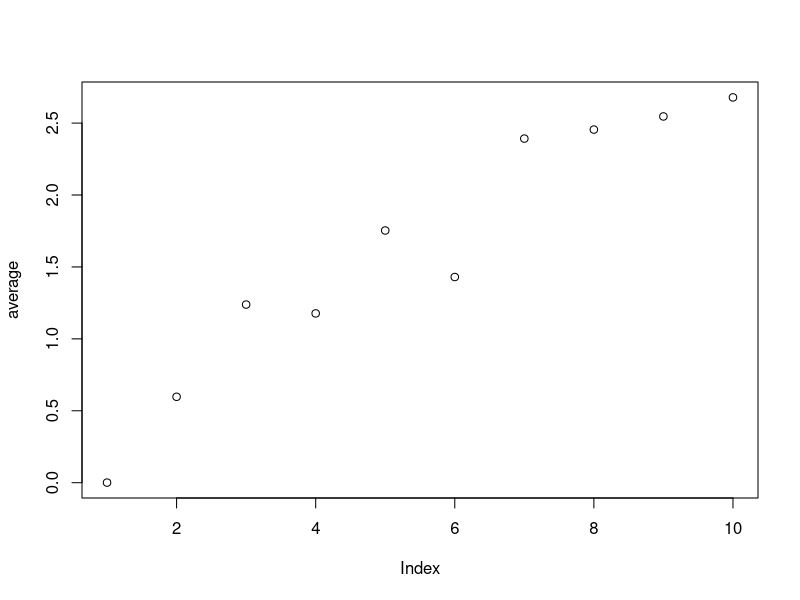

Recreate this plot in R.
# Question 1.c)

#dimension 1
require(proxy)
a=matrix(runif(1000),ncol=1) 
b=matrix(rnorm(100),ncol=1) 
dist_mat=proxy::dist(a,b)
min1_1=min(dist_mat[,1])
min1_1
x1=c(min1_1)
average1=ave(x1)
average1=as.matrix(average1)
x1_1=average1[1,]
x1_1
#dimension 2
a2=matrix(runif(2000),ncol=2) 
b2=matrix(rnorm(200),ncol=2) 
dist_mat2=proxy::dist(a2,b2)
min2_1=min(dist_mat2[,1])
min2_1
min2_2=min(dist_mat2[,2])
min2_2
x2=c(min2_1,min2_2)
average2=ave(x2)
average2=as.matrix(average2)
x2_1=average2[1,]
x2_1
#dimension 3
a3=matrix(runif(3000),ncol=3) 
b3=matrix(rnorm(300),ncol=3) 
dist_mat3=proxy::dist(a3,b3)
min3_1=min(dist_mat3[,1])
min3_1
min3_2=min(dist_mat3[,2])
min3_2
min3_3=min(dist_mat3[,3])
min3_3
x3=c(min3_1,min3_2,min3_3)
average3=ave(x3)
average3=as.matrix(average3)
x3_1=average3[1,]
x3_1
#dimension 4
a4=matrix(runif(4000),ncol=4) 
b4=matrix(rnorm(400),ncol=4) 
dist_mat4=proxy::dist(a4,b4)
min4_1=min(dist_mat4[,1])
min4_1
min4_2=min(dist_mat4[,2])
min4_2
min4_3=min(dist_mat4[,3])
min4_3
min4_4=min(dist_mat4[,4])
min4_4
x4=c(min4_1,min4_2,min4_3,min4_4)
average4=ave(x4)
average4=as.matrix(average4)
x4_1=average4[1,]
x4_1
#dimension 5
a5=matrix(runif(5000),ncol=5) 
b5=matrix(rnorm(500),ncol=5) 
dist_mat5=proxy::dist(a5,b5)
min5_1=min(dist_mat5[,1])
min5_1
min5_2=min(dist_mat5[,2])
min5_2
min5_3=min(dist_mat5[,3])
min5_3
min5_4=min(dist_mat5[,4])
min5_4
min5_5=min(dist_mat5[,5])
min5_5
x5=c(min5_1,min5_2,min5_3,min5_4,min5_5)
average5=ave(x5)
average5=as.matrix(average5)
x5_1=average5[1,]
x5_1
#dimension 6
a6=matrix(runif(6000),ncol=6) 
b6=matrix(rnorm(600),ncol=6) 
dist_mat6=proxy::dist(a6,b6)
min6_1=min(dist_mat6[,1])
min6_1
min6_2=min(dist_mat6[,2])
min6_2
min6_3=min(dist_mat6[,3])
min6_3
min6_4=min(dist_mat6[,4])
min6_4
min6_5=min(dist_mat6[,5])
min6_5
min6_6=min(dist_mat6[,6])
min6_6
x6=c(min6_1,min6_2,min6_3,min6_4,min6_5,min6_6)
average6=ave(x6)
average6=as.matrix(average6)
x6_1=average6[1,]
x6_1
#dimension 7
a7=matrix(runif(7000),ncol=7) 
b7=matrix(rnorm(700),ncol=7) 
dist_mat7=proxy::dist(a7,b7)
min7_1=min(dist_mat7[,1])
min7_1
min7_2=min(dist_mat7[,2])
min7_2
min7_3=min(dist_mat7[,3])
min7_3
min7_4=min(dist_mat7[,4])
min7_4
min7_5=min(dist_mat7[,5])
min7_5
min7_6=min(dist_mat7[,6])
min7_6
min7_7=min(dist_mat7[,7])
min7_7
x7=c(min7_1,min7_2,min7_3,min7_4,min7_5,min7_6,min7_7)
average7=ave(x7)
average7=as.matrix(average7)
x7_1=average7[1,]
x7_1
#dimension 8
a8=matrix(runif(8000),ncol=8) 
b8=matrix(rnorm(800),ncol=8) 
dist_mat8=proxy::dist(a8,b8)
min8_1=min(dist_mat8[,1])
min8_1
min8_2=min(dist_mat8[,2])
min8_2
min8_3=min(dist_mat8[,3])
min8_3
min8_4=min(dist_mat8[,4])
min8_4
min8_5=min(dist_mat8[,5])
min8_5
min8_6=min(dist_mat8[,6])
min8_6
min8_7=min(dist_mat8[,7])
min8_7
min8_8=min(dist_mat8[,8])
min8_8
x8=c(min8_1,min8_2,min8_3,min8_4,min8_5,min8_6,min8_7,min8_8)
average8=ave(x8)
average8=as.matrix(average8)
x8_1=average8[1,]
x8_1
#dimension 9
a9=matrix(runif(9000),ncol=9) 
b9=matrix(rnorm(900),ncol=9) 
dist_mat9=proxy::dist(a9,b9)
min9_1=min(dist_mat9[,1])
min9_1
min9_2=min(dist_mat9[,2])
min9_2
min9_3=min(dist_mat9[,3])
min9_3
min9_4=min(dist_mat9[,4])
min9_4
min9_5=min(dist_mat9[,5])
min9_5
min9_6=min(dist_mat9[,6])
min9_6
min9_7=min(dist_mat9[,7])
min9_7
min9_8=min(dist_mat9[,8])
min9_8
min9_9=min(dist_mat9[,9])
min9_9
x9=c(min9_1,min9_2,min9_3,min9_4,min9_5,min9_6,min9_7,min9_8,min9_9)
average9=ave(x9)
average9=as.matrix(average9)
x9_1=average9[1,]
x9_1
#dimension 10
a10=matrix(runif(10000),ncol=10) 
b10=matrix(rnorm(1000),ncol=10) 
dist_mat10=proxy::dist(a10,b10)
min10_1=min(dist_mat10[,1])
min10_1
min10_2=min(dist_mat10[,2])
min10_2
min10_3=min(dist_mat10[,3])
min10_3
min10_4=min(dist_mat10[,4])
min10_4
min10_5=min(dist_mat10[,5])
min10_5
min10_6=min(dist_mat10[,6])
min10_6
min10_7=min(dist_mat10[,7])
min10_7
min10_8=min(dist_mat10[,8])
min10_8
min10_9=min(dist_mat10[,9])
min10_9
min10_10=min(dist_mat10[,10])
min10_10
x10=c(min10_1,min10_2,min10_3,min10_4,min10_5,min10_6,min10_7,min10_8,min10_9,min10_10)
average10=ave(x10)
average10=as.matrix(average10)
x10_1=average10[1,]
x10_1
average= c(x1_1,x2_1,x3_1,x4_1,x5_1,x6_1,x7_1,x8_1,x9_1,x10_1)
plot(average)